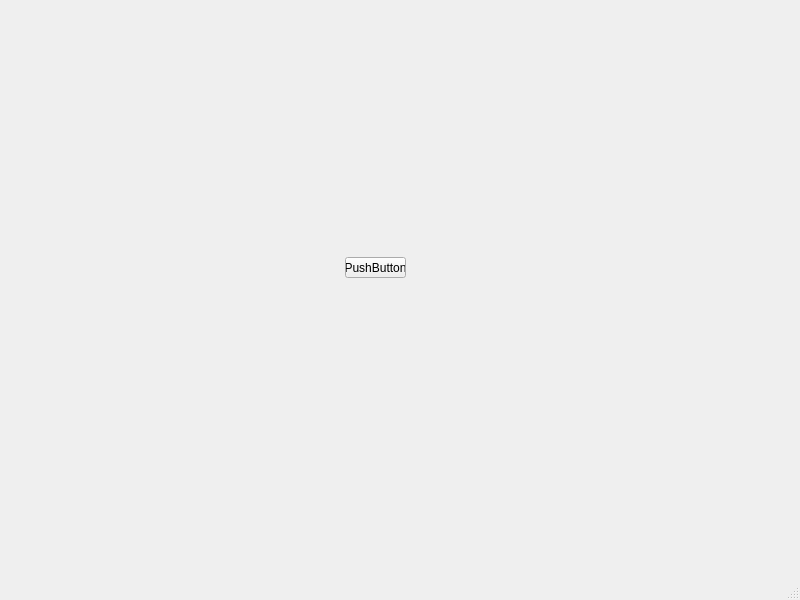
<?xml version="1.0" encoding="UTF-8"?>
<ui version="4.0">
 <class>MainWindow</class>
 <widget class="QMainWindow" name="MainWindow">
  <property name="geometry">
   <rect>
    <x>0</x>
    <y>0</y>
    <width>800</width>
    <height>600</height>
   </rect>
  </property>
  <property name="windowTitle">
   <string>MainWindow</string>
  </property>
  <widget class="QWidget" name="centralwidget">
   <widget class="QPushButton" name="pushButton">
    <property name="geometry">
     <rect>
      <x>345</x>
      <y>257</y>
      <width>61</width>
      <height>21</height>
     </rect>
    </property>
    <property name="text">
     <string>PushButton</string>
    </property>
   </widget>
  </widget>
  <widget class="QMenuBar" name="menubar">
   <property name="geometry">
    <rect>
     <x>0</x>
     <y>0</y>
     <width>800</width>
     <height>22</height>
    </rect>
   </property>
  </widget>
  <widget class="QStatusBar" name="statusbar"/>
 </widget>
 <resources/>
 <connections/>
</ui>
